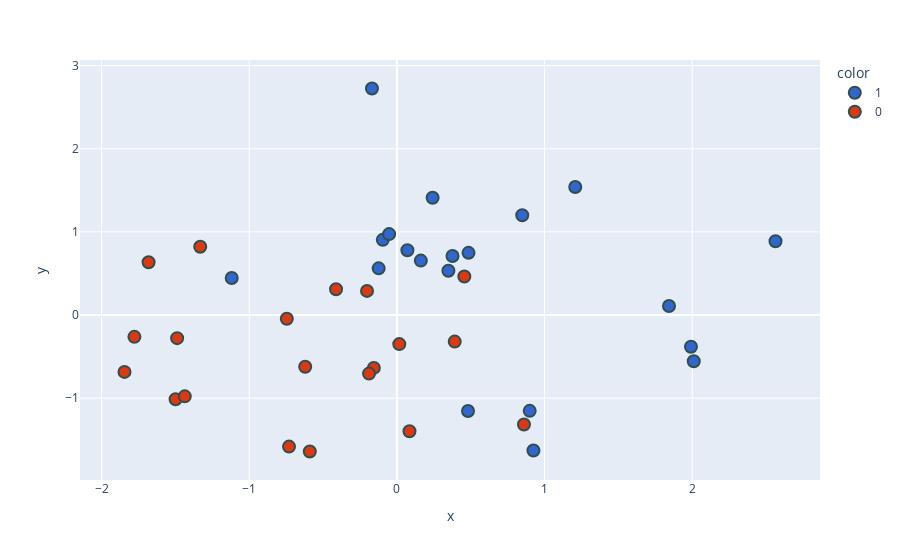

The cell this chart's notebook holds for it:
### Code cell
new_df['target'] = new_df['target'].astype('str')
fig = px.scatter(x=new_df['PC1'],
                 y=new_df['PC2'],
                 color=new_df['target'],
                 color_discrete_sequence=px.colors.qualitative.G10
                )

fig.update_traces(marker=dict(size=12,
                              line=dict(width=2,
                                        color='DarkSlateGrey')),
                  selector=dict(mode='markers'))
fig.show()

### Figure 1 — Plotly figure (JSON) as saved in the notebook; plotly's stock layout.template omitted (floating-point values rounded to 4 significant figures)
{"data": [{"hovertemplate": "color=1<br>x=%{x}<br>y=%{y}<extra></extra>", "legendgroup": "1", "marker": {"color": "#3366CC", "line": {"color": "DarkSlateGrey", "width": 2}, "size": 12, "symbol": "circle"}, "mode": "markers", "name": "1", "orientation": "v", "showlegend": true, "type": "scatter", "x": [0.9246, 0.485, 0.8993, 1.992, -0.0956, 1.843, 0.4815, 2.01, 0.8489, -1.119, -0.05276, 1.208, 0.2418, 2.564, 0.07105, -0.1236, 0.3766, 0.3488, 0.1621, -0.1688], "xaxis": "x", "y": [-1.629, 0.7479, -1.152, -0.3808, 0.9038, 0.1095, -1.155, -0.5561, 1.201, 0.446, 0.9732, 1.54, 1.41, 0.8874, 0.7789, 0.5613, 0.7101, 0.5331, 0.6544, 2.724], "yaxis": "y"}, {"hovertemplate": "color=0<br>x=%{x}<br>y=%{y}<extra></extra>", "legendgroup": "0", "marker": {"color": "#DC3912", "line": {"color": "DarkSlateGrey", "width": 2}, "size": 12, "symbol": "circle"}, "mode": "markers", "name": "0", "orientation": "v", "showlegend": true, "type": "scatter", "x": [-0.621, -0.1563, -1.499, 0.08517, -1.682, -0.7306, 0.01615, -1.778, -1.437, -0.2023, -1.332, -1.845, -0.7456, 0.3915, -0.4121, -0.5899, -0.1888, 0.4566, 0.8604, -1.488], "xaxis": "x", "y": [-0.6219, -0.6357, -1.013, -1.398, 0.6345, -1.582, -0.3494, -0.2623, -0.9778, 0.29, 0.8208, -0.6835, -0.04379, -0.3193, 0.3101, -1.641, -0.7043, 0.4633, -1.316, -0.2781], "yaxis": "y"}], "layout": {"legend": {"title": {"text": "color"}, "tracegroupgap": 0}, "margin": {"t": 60}, "xaxis": {"anchor": "y", "domain": [0, 1], "title": {"text": "x"}}, "yaxis": {"anchor": "x", "domain": [0, 1], "title": {"text": "y"}}}}
